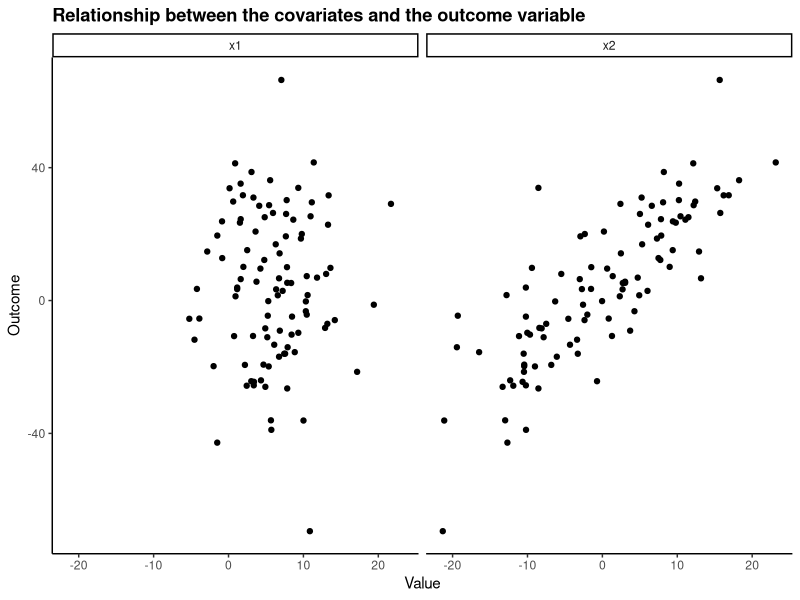

This figure's R source: (Note: this script raises an error after producing the figure.)
## ---- chunk 1
knitr::opts_chunk$set(echo = TRUE)
## ---- chunk 2
library(tidyverse)
library(marginaleffects)
## ---- chunk 3
set.seed(35)
n <- 100
data <- data.frame(x1 = rnorm(n, 5, 5),
                   x2 = rnorm(n, -3, 10)) %>% 
    mutate(outcome = 0.4*x1 + 2*x2 + rnorm(n, 2, 13))
## ---- chunk 4
data %>% 
    pivot_longer(cols = c(x1, x2),
                 names_to = "variable") %>% 
    ggplot(aes(x = value, y = outcome)) +
    geom_point() +
    labs(title = "Relationship between the covariates and the outcome variable",
         x = "Value", y = "Outcome") +
    theme_classic() +
    facet_wrap(. ~ variable) +
    theme(plot.title = element_text(face = "bold"))
## ---- chunk 5
reg <- lm(outcome ~ 1 + x1 + x2,
          data = data)
summary(reg)
## ---- chunk 6
# does not work
predictions(model = reg,
            conf_level = c(0.95, 0.99))
## ---- chunk 7
preds_x1 <- predictions(model = reg,
                        newdata = datagrid(x1 = seq(min(data$x1), max(data$x1), by = 0.1)))
## ---- chunk 8
head(preds_x1)
## ---- chunk 9
nrow(preds_x1)
## ---- chunk 10
ggplot(preds_x1, aes(x = x1, y = predicted)) +
    geom_line() +
    geom_ribbon(aes(ymin = predicted - 1.96*std.error, ymax = predicted + 1.96*std.error), 
                fill = "grey70", alpha = 0.3) +
    geom_ribbon(aes(ymin = predicted - 1.68*std.error, ymax = predicted + 1.68*std.error), 
                fill = "grey30", alpha = 0.3) +
    labs(y = "Predicted value") +
    theme_classic()
## ---- chunk 11
preds_x2 <- predictions(model = reg,
                        newdata = datagrid(x2 = seq(min(data$x2), max(data$x2), by = 0.1)))

ggplot(preds_x2, aes(x = x2, y = predicted)) +
    geom_line() +
    geom_ribbon(aes(ymin = predicted - 1.96*std.error, ymax = predicted + 1.96*std.error), 
                fill = "grey70", alpha = 0.3) +
    geom_ribbon(aes(ymin = predicted - 1.68*std.error, ymax = predicted + 1.68*std.error), 
                fill = "grey30", alpha = 0.3) +
    labs(y = "Predicted value") +
    theme_classic()
## ---- chunk 12
bind_rows(
    predictions(model = reg,
                newdata = datagrid(x1 = seq(min(data$x1), max(data$x1), by = 0.1))) %>% 
        mutate(var = "x1") %>% 
        dplyr::select(rowid, predicted, std.error, x1),
    predictions(model = reg,
                newdata = datagrid(x2 = seq(min(data$x2), max(data$x2), by = 0.1))) %>% 
        mutate(var = "x2") %>% 
        dplyr::select(rowid, predicted, std.error, x2)
    ) %>% 
    # reshaping with pivot_longer to have both variables in a single column
    pivot_longer(cols = c(x1, x2),
                 names_to = "variable") %>% 
    # binding the rows creates some NAs, as each binded dataframe has a unique column (x1 and x2)
    # let's remove these unnecessary rows using drop_na()
    drop_na() %>% 
    ggplot(aes(x = value, y = predicted)) +
    geom_ribbon(aes(ymin = predicted - 1.96*std.error, ymax = predicted + 1.96*std.error), 
                fill = "grey70", alpha = 0.3) +
    geom_ribbon(aes(ymin = predicted - 1.68*std.error, ymax = predicted + 1.68*std.error), 
                fill = "black", alpha = 0.3) +
    geom_line() +
    labs(title = "Predicted values of the outcome conditional on the value of each covariate",
         subtitle = "Based on OLS results",
         x = "Value of covariate", y = "Predicted value") +
    theme_classic() +
    theme(plot.title = element_text(face = "bold")) +
    facet_wrap(. ~ variable,
               scales = "free_x") # since both variables have different scales
## ---- chunk 13
marginaleffects(model = reg) %>% 
    tidy()
## ---- chunk 14
marginaleffects(model = reg) %>% 
    tidy() %>% 
    ggplot(aes(x = term, y = estimate)) +
    geom_hline(yintercept = 0) + # to compare our point estimates to the null hypothesis of zero effect
    geom_point(size = 3.5) +
    geom_errorbar(aes(ymin = estimate - 1.96*std.error, ymax = estimate + 1.96*std.error),
                  width = 0, size = 1, color = "grey70") +
    geom_errorbar(aes(ymin = estimate - 1.68*std.error, ymax = estimate + 1.68*std.error),
                  width = 0, size = 1.5) +
    labs(title = "Marginal effects of covariates",
         subtitle = "Based on OLS results",
         caption = "\nMarginal effects with 90% (black) and 95% (grey) confidence intervals",
         x = "Covariate", y = "Estimate") +
    theme_classic() +
    theme(plot.title = element_text(face = "bold")) +
    coord_flip()
